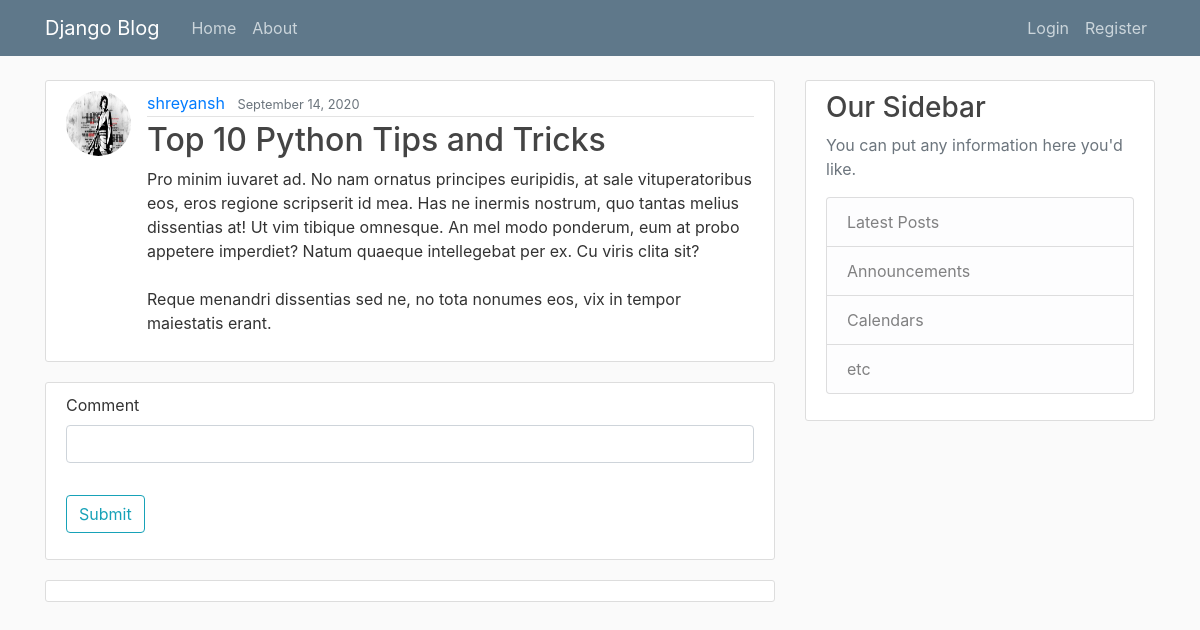
Page /post/25/ on the committed database.
### blog/models.py (models this page shows, shortened)
class Post(models.Model):
    title = models.CharField(max_length=100)
    content = models.TextField()
    date_posted = models.DateTimeField(default=timezone.now)
    author = models.ForeignKey(User, on_delete=models.CASCADE)

### users/models.py (models this page shows, shortened)
class Profile(models.Model):
    user = models.OneToOneField(User, on_delete=models.CASCADE)
    image = models.ImageField(default='default.jpg', upload_to='profile_pics')

### blog/views.py (the view, shortened to what this page needs)
# urls.py: path('post/<int:pk>/', PostDetailView.as_view(), name='post-detail'),
class PostDetailView(View):
    def get(self, request, *args, **kwargs):
        view = PostDisplay.as_view()
        return view(request, *args, **kwargs)

### blog/views.py (called while the page is built)
    def get_context_data(self, *args, **kwargs):
        context = super(PostDisplay, self).get_context_data()
        context['comments'] = Post.objects.get(pk=self.kwargs['pk']).comments.all()
        context['form'] = CommentForm
        return context

### blog/templates/blog/post_detail.html (shortened to what this page needs)
{% extends 'blog/base.html'%}
{% load crispy_forms_tags %}
{% block content %}
    <article class="media content-section">
        <img class="rounded-circle article-img" src="{{ object.author.profile.image.url }}"></img>
        <div class="media-body">
        <div class="article-metadata">
            <a class="mr-2" href="{% url 'user-posts' object.author.username %}">{{ object.author }}</a>
            <small class="text-muted">{{ object.date_posted|date:"F d, Y" }}</small>
        </div>
        <h2 class="article-title">{{ object.title }}</h2>
        <p class="article-content">{{ object.content }}</p>
        </div>
    </article>
    <div class="content-section">
        <form id="comment-form" method="POST" novalidate>
            <fieldset class='form-group'>
                {{ form|crispy }}
            </fieldset>
            <div class="form-group">
                <button class="btn btn-outline-info" type="submit">Submit</button>
            </div>
        </form>
    </div>
    <article class="content-section">
    </article>
{% endblock %}

### blog/static/blog/main.css (style rules this page uses)
body { background: #fafafa; color: #333333; margin-top: 5rem; }
h1, h2, h3, h4, h5, h6 { color: #444444; }
.content-section { background: #ffffff; padding: 10px 20px; border: 1px solid #dddddd; border-radius: 3px; margin-bottom: 20px; }
.article-title { color: #444444; }
.article-content { white-space: pre-line; }
.article-img { height: 65px; width: 65px; margin-right: 16px; }
.article-metadata { padding-bottom: 1px; margin-bottom: 4px; border-bottom: 1px solid #e3e3e3 }

### rows in the picture
Post: author.profile.image (picture), author "shreyansh", date_posted "September 14, 2020", title "Top 10 Python Tips and Tricks", content "Pro minim iuvaret ad. No nam ornatus principes euripidis, at sale vituperatoribus eos, eros regione scripserit id mea. Has ne inermis nostrum, quo tantas melius dissentias at! Ut vim tibique omnesque. An mel modo ponderum, eum at probo appetere imperdiet? Natum quaeque intellegebat per ex. Cu viris clita sit? Reque menandri dissentias sed ne, no tota nonumes eos, vix in tempor maiestatis erant."
